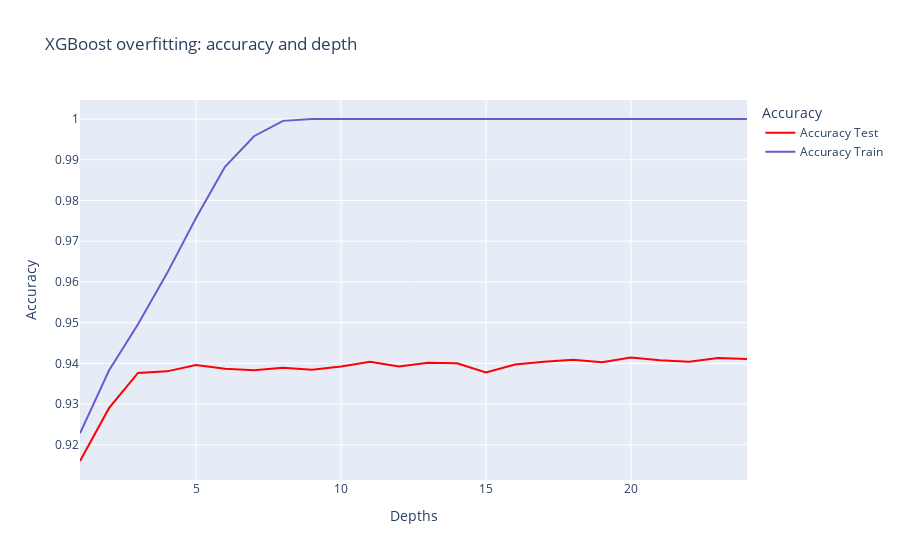

The code cell stored with this chart in its notebook:
### Code cell
fig = go.Figure()

# Accuracy test
fig.add_trace(go.Scatter(x=xgdepth, y=accuracy_testxg, name='Accuracy Test', line=dict(color='red')))

# Accuracy_train
fig.add_trace(go.Scatter(x=xgdepth, y=accuracy_trainxg, name='Accuracy Train', line=dict(color='slateblue')))

# Set the layout with titles
fig.update_layout(
    title='XGBoost overfitting: accuracy and depth',
    xaxis_title='Depths',
    yaxis_title='Accuracy',
    legend_title='Accuracy',
)

# Show the figure
fig.show()

### Figure 1 — Plotly figure (JSON) as saved in the notebook; plotly's stock layout.template omitted (floating-point values rounded to 4 significant figures)
{"data": [{"line": {"color": "red"}, "name": "Accuracy Test", "type": "scatter", "x": [1, 2, 3, 4, 5, 6, 7, 8, 9, 10, 11, 12, 13, 14, 15, 16, 17, 18, 19, 20, 21, 22, 23, 24], "y": [0.916, 0.929, 0.9376, 0.938, 0.9396, 0.9387, 0.9383, 0.9389, 0.9384, 0.9392, 0.9404, 0.9392, 0.9401, 0.94, 0.9378, 0.9397, 0.9404, 0.9409, 0.9403, 0.9414, 0.9408, 0.9404, 0.9413, 0.941]}, {"line": {"color": "slateblue"}, "name": "Accuracy Train", "type": "scatter", "x": [1, 2, 3, 4, 5, 6, 7, 8, 9, 10, 11, 12, 13, 14, 15, 16, 17, 18, 19, 20, 21, 22, 23, 24], "y": [0.9228, 0.9382, 0.9496, 0.9621, 0.9757, 0.9883, 0.9958, 0.9995, 1, 1, 1, 1, 1, 1, 1, 1, 1, 1, 1, 1, 1, 1, 1, 1]}], "layout": {"legend": {"title": {"text": "Accuracy"}}, "title": {"text": "XGBoost overfitting: accuracy and depth"}, "xaxis": {"title": {"text": "Depths"}}, "yaxis": {"title": {"text": "Accuracy"}}}}
